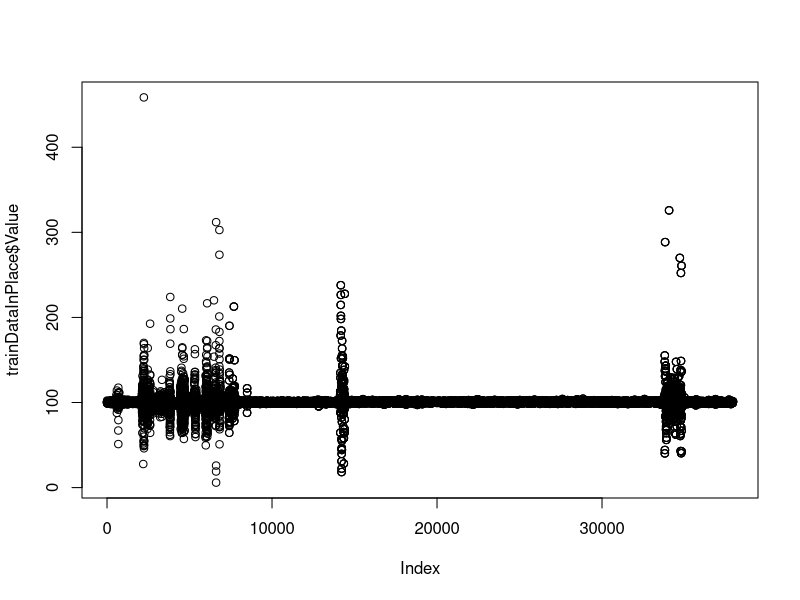
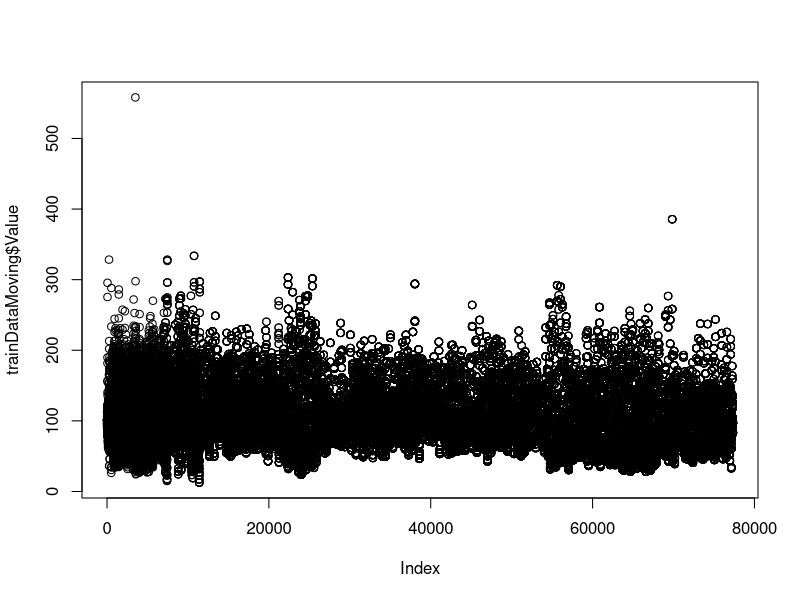

Reproduce these figures in R, in order.
setwd("/Users/mk74/src/locy/machine_learning/movement_detection/activity_rec/")
trainDataInPlace <- read.csv("inPlace.csv", header = TRUE, stringsAsFactors = FALSE, sep="\t")
trainDataMoving <- read.csv("moving.csv", header = TRUE, stringsAsFactors = FALSE, sep="\t")


plot(trainDataInPlace$Value)
plot(trainDataMoving$Value)

sd(trainDataInPlace$Value)
sd(trainDataMoving$Value)

funcTrainData <- trainDataInPlace
window_size <- 400 #400 - around 8 secss #133 - around 2.66 secs on my data
windows_n <- round(nrow(funcTrainData) / window_size)
for(i in 0: (windows_n-1) ){
  start <- i * window_size
  end <- (i+1) * window_size
  odchylenie = sd(funcTrainData$Value[start : end])
  print(odchylenie)
}